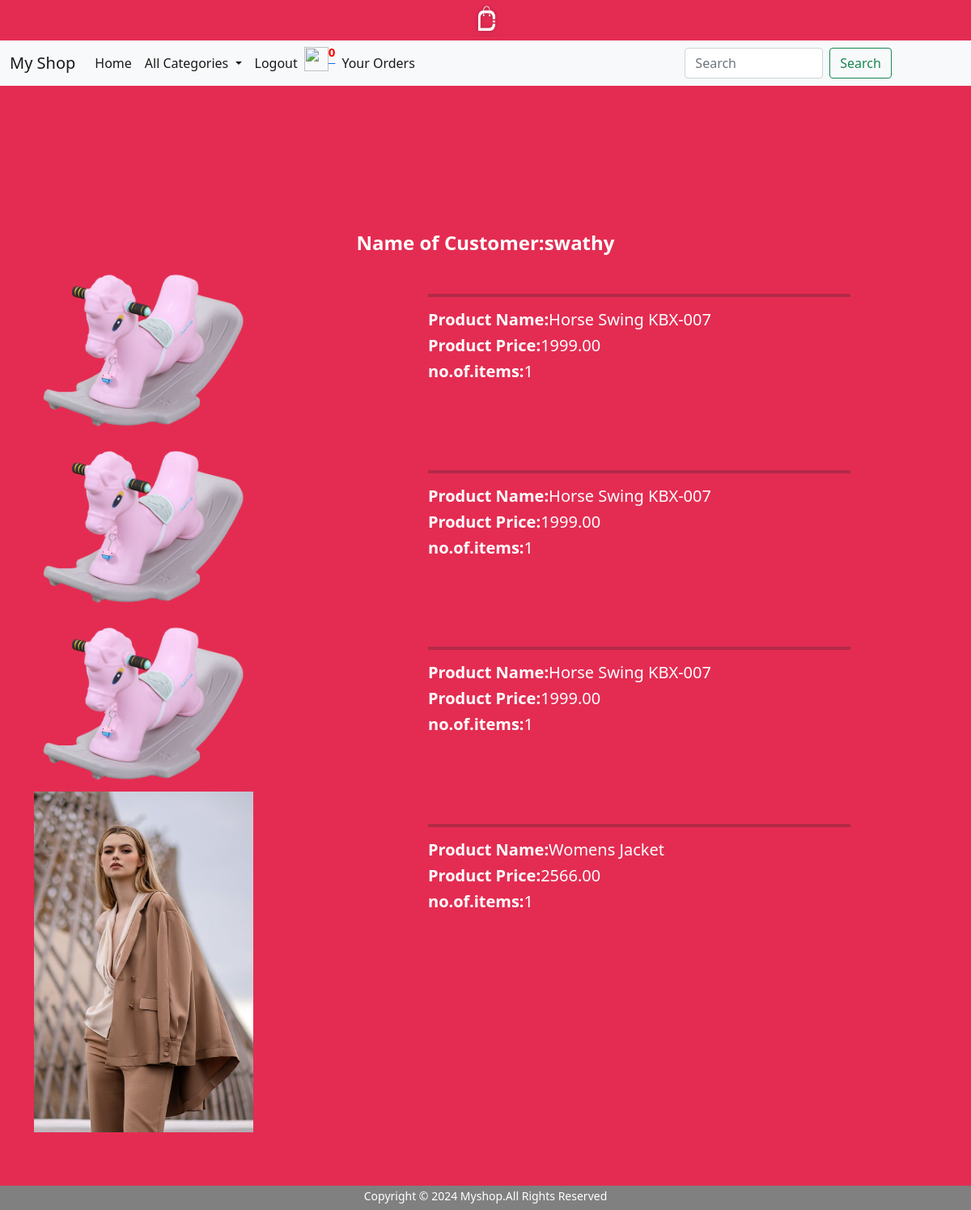
Page /cart/orderview/ (signed in) on the committed database.
### cart/models.py (models this page shows, shortened)
class Order_table(models.Model):
    product=models.ForeignKey(Product,on_delete=models.CASCADE)
    user=models.ForeignKey(User,on_delete=models.CASCADE)
    no_of_items=models.IntegerField()
    phone=models.CharField(max_length=30)
    address=models.TextField()
    pin=models.CharField(max_length=30)
    ordered_date=models.DateTimeField(auto_now_add=True)
    order_id=models.CharField(max_length=100,blank=True)
    payment_status=models.CharField(default="pending",max_length=30)
    delivery_status = models.CharField(default="pending", max_length=30)

### shop/models.py (models this page shows, shortened)
class Product(models.Model):
    name=models.CharField(max_length=20)
    description=models.TextField()
    image=models.ImageField(upload_to='products',null=True,blank=True)
    price=models.DecimalField(max_digits=10,decimal_places=2)
    stock=models.IntegerField()
    available=models.BooleanField(default=True)
    created=models.DateTimeField(auto_now_add=True)  #one time
    updated=models.DateTimeField(auto_now=True)  #change every time we update record
    category=models.ForeignKey(Category,on_delete=models.CASCADE)

### cart/views.py (the view)
# urls.py: path('orderview/', views.orderview, name='orderview'),
@login_required
def orderview(request):
    u=request.user
    orders=Order_table.objects.filter(user=u,payment_status="paid")
    return render(request,'orderview.html',{'orders':orders,'u':u.username})

### cart/context_processors.py (called while the page is built)
def total(request):
    u = request.user
    count=0
    if request.user.is_authenticated:
        try:
            item=Cart.objects.filter(user=u)
            count=item.count()
            print(count)
        except:
            count=0
    return {'count':count}

### shop/context_processors.py (called while the page is built)
def links(request):
    c=Category.objects.all()
    return {'links':c}

### templates/orderview.html
<!DOCTYPE html>
{% extends 'base.html' %}
{% load static %}
{% block content  %}
<div class="container">
    <div class="row" style="margin-top:180px;">
        <h4 class="text-center fw-bold">Name of Customer:{{u}}</h4>
        {% for i in orders %}
        <div class="col-5">
            <img src="{{i.product.image.url}}" width="60%">
        </div>
        <div class="col-6 p-4" style="align-item:center;">
            <hr class="w-100 border border-2 border-dark mx-auto">
            <h5><b>Product Name:</b>{{i.product.name}}</h5>
            <h5><b>Product Price:</b>{{i.product.price}}</h5>
            <h5><b>no.of.items:</b>{{i.no_of_items}}</h5>
        </div>
        {% endfor %}
    </div>
</div>
{% endblock %}

### rows in the picture
Order_table: product.image (picture), product.name "Horse Swing KBX-007", product.price "1999.00", no_of_items "1"
Order_table: product.image (picture), product.name "Horse Swing KBX-007", product.price "1999.00", no_of_items "1"
Order_table: product.image (picture), product.name "Horse Swing KBX-007", product.price "1999.00", no_of_items "1"
Order_table: product.image (picture), product.name "Womens Jacket", product.price "2566.00", no_of_items "1"

### other values in the picture
{{ count }} "0"
{{ u }} "swathy"
